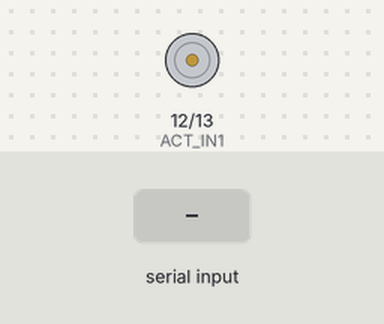
The sketch below on a simulated Arduino Uno, built with avr-gcc and run on an emulated ATmega328P. Parts: motor-driver pin pairs drawn as motors (green arrow = first pin HIGH = forward, orange = second pin HIGH = backward, longer = more drive, scaled by the enable pin). The inputs (shaded band) are chosen by the test bench. What the sketch prints to the serial monitor is not drawn.

Above: at 1.2 s.
1.3 s: "A:1\n" received over Serial
At 1.9 s:
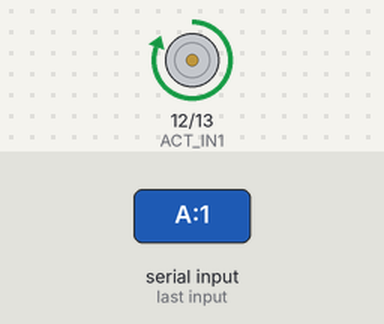
2.8 s: "A:2\n" received over Serial
At 4.0 s:
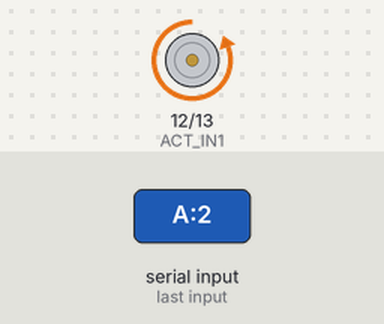
4.3 s: "A:0\n" received over Serial
At 5.4 s:
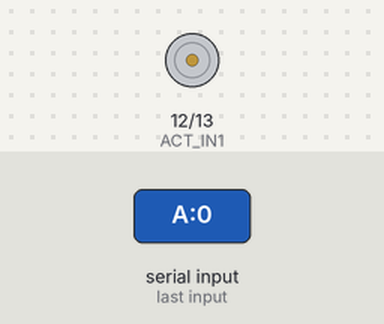
5.8 s: "1" received over Serial
At 6.5 s:
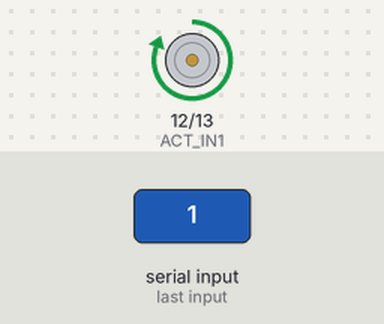
7.3 s: "0" received over Serial
At 7.7 s:
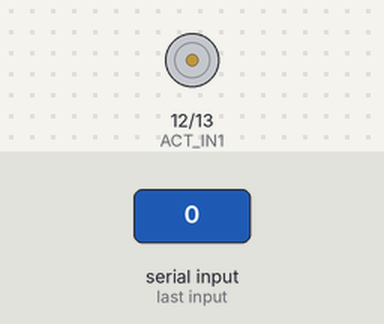
8.8 s: "2" received over Serial
At 10.0 s:
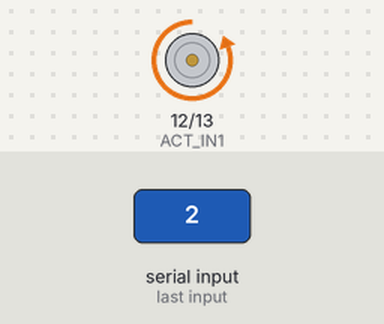
Timing chart, 0 to 11.3 s (numbered marks = the images above; inputs shaded):
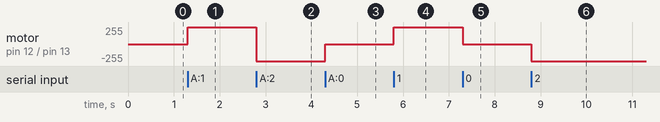

Measured:
- after the input at 1.3 s, motor on pin 12 (ACT_IN1) / pin 13 (ACT_IN2): stopped → forward 255/255 at once
- after the input at 2.8 s, motor on pin 12 (ACT_IN1) / pin 13 (ACT_IN2): forward 255/255 → backward 255/255 at once
- after the input at 4.3 s, motor on pin 12 (ACT_IN1) / pin 13 (ACT_IN2): backward 255/255 → stopped at once
- after the input at 5.8 s, motor on pin 12 (ACT_IN1) / pin 13 (ACT_IN2): stopped → forward 255/255 at once
- after the input at 7.3 s, motor on pin 12 (ACT_IN1) / pin 13 (ACT_IN2): forward 255/255 → stopped at once
- after the input at 8.8 s, motor on pin 12 (ACT_IN1) / pin 13 (ACT_IN2): stopped → backward 255/255 at once

The sketch:

actuator_control.ino
```cpp
// === actuator_control.ino ===
// 🦾 โมดูลควบคุม Linear Actuator แบบสองทิศทาง ด้วย PWM + ทิศทาง (H-Bridge)

// กำหนดขาที่เชื่อมกับมอเตอร์ของ Linear Actuator
#define ACT_ENA 11  // ขา PWM สำหรับควบคุมความเร็ว
#define ACT_IN1 12  // ขาสั่งทิศทางดันออก
#define ACT_IN2 13  // ขาสั่งทิศทางดึงกลับ

// ตัวแปรสำหรับสถานะการใช้งาน actuator
bool actuatorUsedLoad = false;
bool freezeBattery = false;
unsigned long actuatorStopTime = 0;

// === ฟังก์ชันควบคุม Actuator จาก Serial Command ===
void handleActuatorCommand(char cmd) {
  if (cmd == '1') {
    digitalWrite(ACT_IN1, HIGH);
    digitalWrite(ACT_IN2, LOW);
    analogWrite(ACT_ENA, 255);  // ดันออกด้วยความเร็วสูงสุด
    actuatorUsedLoad = true;
    freezeBattery = true;
    actuatorStopTime = millis();
    Serial.println("Actuator ดันออก");
  }
  else if (cmd == '2') {
    digitalWrite(ACT_IN1, LOW);
    digitalWrite(ACT_IN2, HIGH);
    analogWrite(ACT_ENA, 255);  // ดึงกลับ
    actuatorUsedLoad = true;
    freezeBattery = true;
    actuatorStopTime = millis();
    Serial.println("Actuator ดึงกลับ");
  }
  else if (cmd == '0') {
    analogWrite(ACT_ENA, 0);  // หยุดการจ่าย PWM
    actuatorUsedLoad = false;
    freezeBattery = false;
    actuatorStopTime = millis();
    Serial.println("Actuator หยุด");
  }
}

// === ฟังก์ชันตั้งค่า PIN สำหรับ actuator ===
void initActuatorControl() {
  pinMode(ACT_ENA, OUTPUT);
  pinMode(ACT_IN1, OUTPUT);
  pinMode(ACT_IN2, OUTPUT);
  analogWrite(ACT_ENA, 0);  // หยุดไว้ก่อน
}

// === ฟังก์ชัน setup() และ loop() พร้อมใช้งานทันที ===
void setup() {
  Serial.begin(115200);
  initActuatorControl();
  Serial.println("Actuator control system ready.");
  Serial.println("Serial control commands:");
  Serial.println("  Press 1 = Extend actuator");
  Serial.println("  Press 2 = Retract actuator");
  Serial.println("  Press 0 = Stop actuator");
}

void loop() {
  if (Serial.available()) {
    char cmd = Serial.read();
    handleActuatorCommand(cmd);
  }
}

/*
📡 เชื่อมต่อกับ Web App:
- Web App ส่ง Serial Command เช่น "A:1\n", "A:2\n", หรือ "A:0\n"
- Arduino ฝั่งรับ:
    if (input.startsWith("A:")) {
        char ch = input.charAt(2);
        handleActuatorCommand(ch);
    }
*/

// === INTEGRATION NOTES FOR FISH FEEDER IOT SYSTEM ===
//
// 🎯 JSON OUTPUT FORMAT (REAL DATA ONLY - NO MOCKUP):
// {
//   "actuator_status": getActuatorState(),       // String - "extend", "retract", "stop"
//   "actuator_used_load": actuatorUsedLoad,     // bool - มีการใช้โหลด
//   "actuator_pwm": analogRead(ACT_ENA),        // int - ค่า PWM ปัจจุบัน
//   "freeze_battery": freezeBattery,            // bool - ระงับแสดงแบตเตอรี่
//   "actuator_stop_time": actuatorStopTime,     // unsigned long - เวลาหยุดล่าสุด
//   "timestamp": millis()                       // unsigned long - เวลาอ่านค่า
// }
//
// 🦾 LINEAR ACTUATOR CONTROL:
// - H-Bridge motor control (IN1/IN2/ENA)
// - Bidirectional movement (extend/retract)
// - PWM speed control (0-255)
// - Position feedback integration
//
// 📡 SERIAL COMMANDS (FROM PI SERVER):
// - "A:1" = ดัน actuator ออก (extend)
// - "A:2" = ดึง actuator กลับ (retract)
// - "A:0" = หยุด actuator
// - Response: JSON status กลับไปยัง Pi
//
// 🌐 WEB DASHBOARD INTEGRATION:
// - ปุ่มดัน/ดึง actuator
// - แสดงสถานะเคลื่อนที่
// - Position indicator (0-100%)
// - Manual control mode
//
// 🔄 PI SERVER INTEGRATION:
// - รับข้อมูลผ่าน Serial (115200 baud)
// - ส่งไป Firebase: /fish-feeder-system/controls/actuator/
// - Position tracking และ limits
// - Auto timeout safety (5 วินาที)
//
// 🎛️ FISH FEEDER APPLICATIONS:
// - เปิด/ปิดฝาถังอาหาร
// - ควบคุมประตูน้ำ
// - ปรับตำแหน่งใบกวน
// - Mechanical positioning system
//
// 🔒 SAFETY FEATURES:
// - Auto stop หลัง 5 วินาที (ป้องกันการติด)
// - Limit switch integration
// - Overcurrent protection
// - Position feedback monitoring
//
// ⚠️ IMPORTANT - NO MOCKUP DATA:
// - ใช้เฉพาะสถานะจริงจาก H-Bridge
// - ไม่สร้างข้อมูลปลอมหรือทดสอบ
// - Error handling: ถ้า actuator เสีย ให้ส่งค่า error
// - Safety: มี limit switches และ timeout protection
//
// 🚀 ARDUINO JSON COMMUNICATION WITH RASPBERRY PI 4:
// - #include <ArduinoJson.h> สำหรับ JSON processing
// - Pi → Arduino: {"command": "move_actuator", "position": 50} หรือ {"command": "stop_actuator"}
// - Arduino → Pi: {"actuator_status": "moving", "current_position": 45, "target_position": 50, "timestamp": 12345}
// - Pi Serial Commands: 115200 baud, newline terminated
// - Bi-directional communication สำหรับ precise positioning และ automated feeding gate control
```
